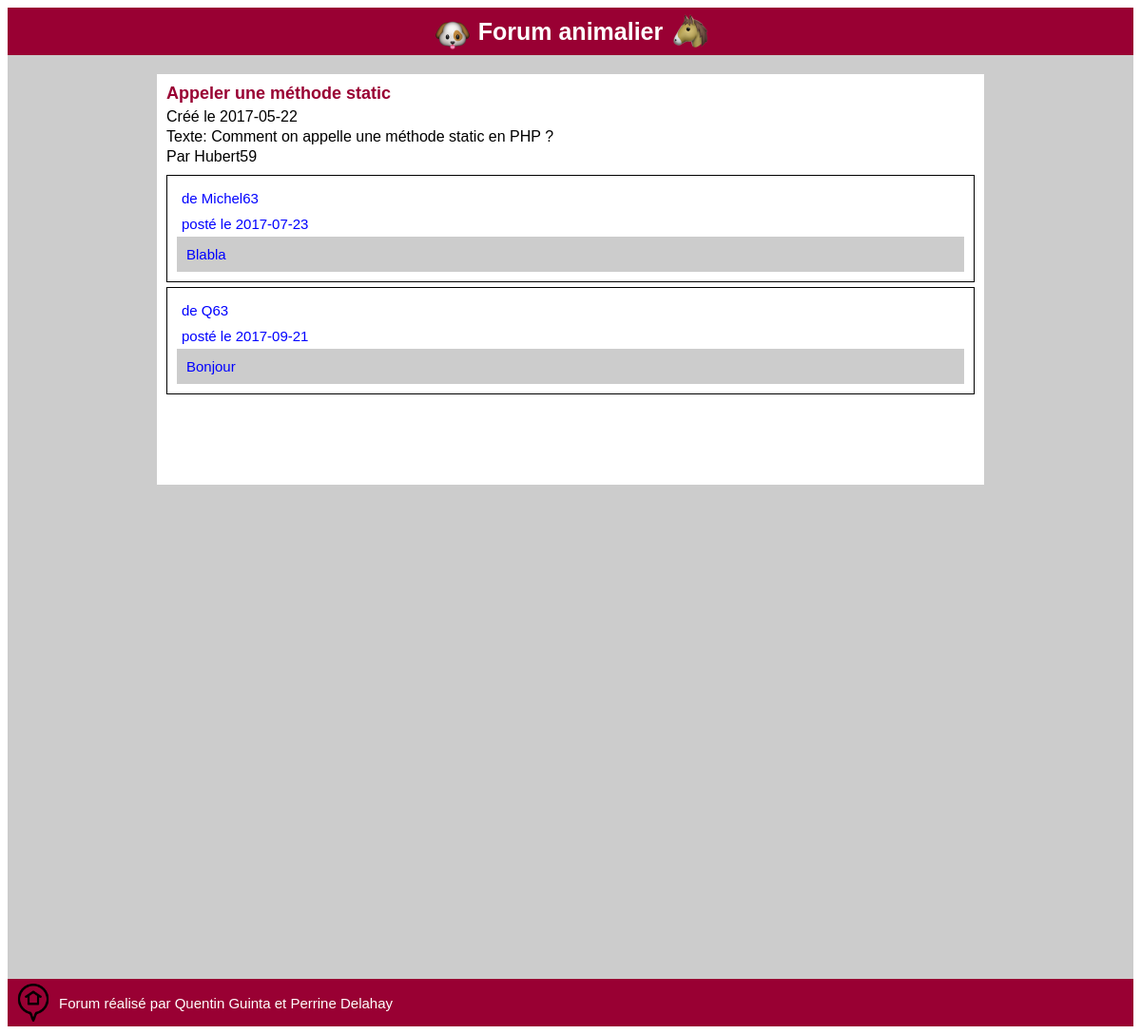
/sujet2.php, run on an earlier commit of the app's database.
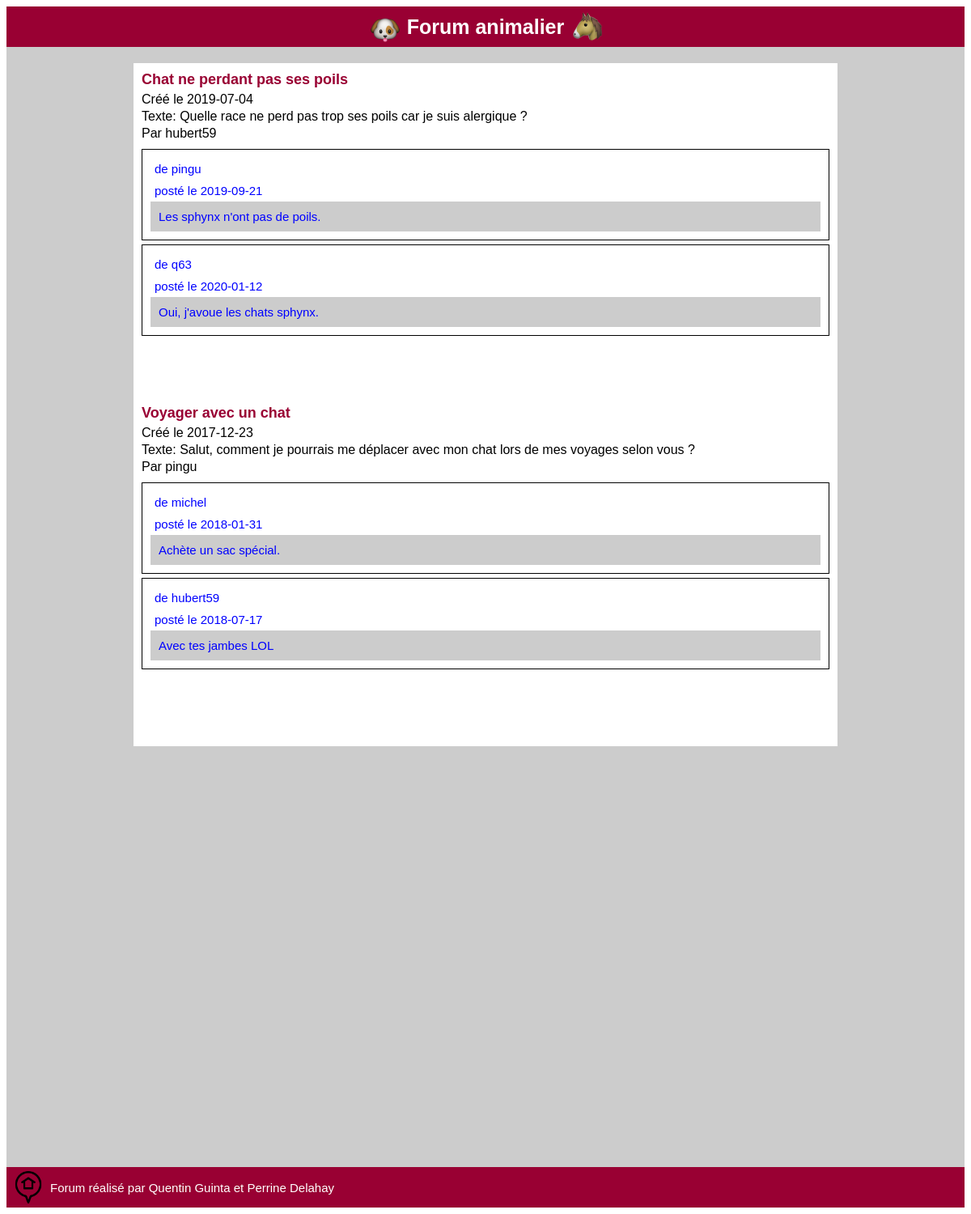
And on a later commit of the database.
### tables this page shows
CREATE TABLE IF NOT EXISTS Discussion(
idDiscussion INT AUTO_INCREMENT,
titreDiscussion VARCHAR(64),
texteDiscussion TEXT,
dateDiscussion DATE,
isClosed TINYINT,
idCategorie INT,
idUser INT,
PRIMARY KEY(idDiscussion));

CREATE TABLE IF NOT EXISTS Utilisateur(
idUser INT AUTO_INCREMENT,  
pseudo VARCHAR(64),  
email VARCHAR(64),
cheminAvatar VARCHAR(64), 
password VARCHAR(64),
isAdmin TINYINT,
isConnected TINYINT,
PRIMARY KEY(idUser));

CREATE TABLE IF NOT EXISTS Message(
idMessage INT AUTO_INCREMENT,
texteMessage TEXT,
dateMessage DATE,
idUser INT,
idDiscussion INT,
PRIMARY KEY(idMessage));

### dataManagers/CategorieManager.php (called while the page is built, shortened)
<?php
    include_once("C:/UwAmp/www/PPE01-Le-Forum/PHP Perrine/dataManagers/DiscussionManager.php");
    class CategorieManager
    {
        public static function getDiscussions($idCategorie)
        {
            $tabDiscussions = array();
            $connex = DatabaseLinker::getConnexion();
            $state = $connex->prepare("SELECT idDiscussion FROM Discussion WHERE idCategorie=? ORDER BY dateDiscussion DESC");
            $state->bindParam(1, $idCategorie);
            $state->execute();
            $resultats = $state->fetchAll();
            foreach($resultats as $result)
            {
                $discussion = DiscussionManager::findDiscussion($result["idDiscussion"]);
                $tabDiscussions[] = $discussion;
            }
            return $tabDiscussions;
        }
    }
?>

### dataManagers/DiscussionManager.php (called while the page is built, shortened)
<?php
    include_once("C:/UwAmp/www/PPE01-Le-Forum/PHP Perrine/data/Discussion.php");
    include_once("MessageManager.php");
    class DiscussionManager
    {
        public static function findDiscussion($idDiscussion)
        {
            $discussion = null;
            $connex = DatabaseLinker::getConnexion();
            $state = $connex->prepare("SELECT * FROM Discussion WHERE idDiscussion=?");
            $state->bindParam(1, $idDiscussion);
            $state->execute();
            $resultats = $state->fetchAll();
            if(sizeof($resultats)>0)
            {
                $result = $resultats[0];
                $discussion = new Discussion();
                $discussion->setIdDiscussion($idDiscussion);
                $discussion->setTitreDiscussion($result["titreDiscussion"]);
                $discussion->setTexteDiscussion($result["texteDiscussion"]);
                $discussion->setDateDiscussion($result["dateDiscussion"]);
                $discussion->setIsClosed($result["isClosed"]);
                $discussion->setIdCategorie($result["idCategorie"]);
                $discussion->setIdUser($result["idUser"]);
            }
            return $discussion;
        }
        public static function getMessages($idDiscussion)
        {
            $tabMessages = array();
            $connex = DatabaseLinker::getConnexion();
            $state = $connex->prepare("SELECT idMessage FROM Message WHERE idDiscussion=? ORDER BY dateMessage");
            $state->bindParam(1, $idDiscussion);
            $state->execute();
            $resultats = $state->fetchAll();
            foreach($resultats as $result)
            {
                $message = MessageManager::findMessage($result["idMessage"]);
                $tabMessages[] = $message;
            }
            return $tabMessages;
        }
    }
?>

### data/Discussion.php (called while the page is built, shortened)
<?php
    class Discussion
    {
        private $titreDiscussion;
        private $texteDiscussion;
        private $dateDiscussion;
        function getTitreDiscussion()
        {
            return $this->titreDiscussion;
        }
        function getTexteDiscussion()
        {
            return $this->texteDiscussion;
        }
        function getDateDiscussion()
        {
            return $this->dateDiscussion;
        }
        function setTitreDiscussion($titreDiscussion)
        {
            $this->titreDiscussion = $titreDiscussion;
        }
        function setTexteDiscussion($texteDiscussion)
        {
            $this->texteDiscussion = $texteDiscussion;
        }
        function setDateDiscussion($dateDiscussion)
        {
            $this->dateDiscussion = $dateDiscussion;
        }
    }
?>

### dataManagers/UtilisateurManager.php (called while the page is built, shortened)
<?php
    include_once("C:/UwAmp/www/PPE01-Le-Forum/PHP Perrine/data/Utilisateur.php");
    class UtilisateurManager
    {
        public static function findUserWithId($idUser)
        {
            $connex = DatabaseLinker::getConnexion();
            $user=null;
            $state=$connex->prepare("SELECT * FROM Utilisateur WHERE idUser=?");
            $state->bindParam(1,$idUser);
            $state->execute();
            $resultatsUsers=$state->fetchAll();
            if(!empty($resultatsUsers))
            {
                $resultUser=$resultatsUsers[0];
                $user = new Utilisateur();
                $user->setIdUser($resultUser["idUser"]);
                $user->setPseudo($resultUser["pseudo"]);
                $user->setEmail($resultUser["email"]);
                $user->setCheminAvatar($resultUser["cheminAvatar"]);
                $user->setPassword($resultUser["password"]);
                $user->setIsAdmin($resultUser["isAdmin"]);
                $user->setIsConnected($resultUser["isConnected"]);
            }
            return $user;
        }
    }
?>

### data/Utilisateur.php (called while the page is built, shortened)
<?php
    class Utilisateur
    {
        private $pseudo;
        function getPseudo()
        {
            return $this->pseudo;
        }
        function setPseudo($pseudo)
        {
            $this->pseudo = $pseudo;
        }
    }

### dataManagers/MessageManager.php (called while the page is built, shortened)
<?php
    include_once("C:/UwAmp/www/PPE01-Le-Forum/PHP Perrine/data/Message.php");
    class MessageManager
    {
        public static function findMessage($idMessage)
        {
            $message = null;
            $connex = DatabaseLinker::getConnexion();
            $state = $connex->prepare("SELECT * FROM Message WHERE idMessage=?");
            $state->bindParam(1, $idMessage);
            $state->execute();
            $resultats = $state->fetchAll();
            if(sizeof($resultats)>0)
            {
                $result = $resultats[0];
                $message = new Message();
                $message->setIdMessage($idMessage);
                $message->setTexteMessage($result["texteMessage"]);
                $message->setDateMessage($result["dateMessage"]);
                $message->setIdUser($result["idUser"]);
                $message->setIdDiscussion($result["idDiscussion"]);
            }
            return $message;
        }
    }
?>

### data/Message.php (called while the page is built, shortened)
<?php
    class Message
    {
        private $texteMessage;
        private $dateMessage;
        function getTexteMessage()
        {
            return $this->texteMessage;
        }
        function setTexteMessage($texteMessage)
        {
            $this->texteMessage = $texteMessage;
        }
        function getDateMessage()
        {
            return $this->dateMessage;
        }
        function setDateMessage($dateMessage)
        {
            $this->dateMessage = $dateMessage;
        }
    }
?>

### sujet2.php (the view, shortened to what the changed rows need)
<?php
    include_once("include/header.php");
    include_once("data/Utilisateur.php");
    include_once("dataManagers/UtilisateurManager.php");
    include_once("dataManagers/DiscussionManager.php");
    include_once("dataManagers/MessageManager.php");
    include_once("dataManagers/CategorieManager.php");
?>
 <?php
    $tabDiscussions = CategorieManager::getDiscussions(2);
    foreach($tabDiscussions as $discussion)
    {
?>
        <div class="discussion-container">
<?php
        $user= UtilisateurManager::findUserWithId($discussion->getIdUser());
        $tabMessages = DiscussionManager::getMessages($discussion->getIdDiscussion());
?>
        <div class="discussion-titre"><?php echo $discussion->getTitreDiscussion(); ?></div>
        <div class="discussion-date"><?php echo "Créé le ".$discussion->getDateDiscussion(); ?></div>
        <div class="discussion-texte"><?php echo "Texte: ".$discussion->getTexteDiscussion(); ?></div>
        <div class="discussion-user"><?php echo "Par ".$user->getPseudo(); ?></div>
<?php
        foreach($tabMessages as $message)
        {
            $user= UtilisateurManager::findUserWithId($message->getIdUser())
?>
            <div class="message-container">
                <div class="message-user"><?php echo "de ".$user->getPseudo(); ?></div>
                <div class="message-date"><?php echo "posté le ".$message->getDateMessage(); ?></div>
                <div class="message-texte"><?php echo $message->getTexteMessage(); ?></div>
            </div>
<?php
        }
?>
        </div>
<?php
    }
    include("include/footer.php")
?>

What changed in the data, as far as the page shows it:
removed discussion: titreDiscussion "Appeler une méthode static", dateDiscussion "2017-05-22", texteDiscussion "Comment on appelle une méthode static en PHP ?", idUser.pseudo "Hubert59"
removed message: idUser.pseudo "Michel63", dateMessage "2017-07-23", texteMessage "Blabla", shown under discussion "Appeler une méthode static"
removed message: idUser.pseudo "Q63", dateMessage "2017-09-21", texteMessage "Bonjour", shown under discussion "Appeler une méthode static"
now on this page (row edited): discussion: titreDiscussion "Chat ne perdant pas ses poils", dateDiscussion "2019-07-04", texteDiscussion "Quelle race ne perd pas trop ses poils car je suis alergique ?", idUser.pseudo "hubert59"
now on this page (row edited): message: idUser.pseudo "pingu", dateMessage "2019-09-21", texteMessage "Les sphynx n'ont pas de poils.", shown under "Chat ne perdant pas ses poils"
now on this page (row edited): message: idUser.pseudo "q63", dateMessage "2020-01-12", texteMessage "Oui, j'avoue les chats sphynx.", shown under "Chat ne perdant pas ses poils"
added discussion: titreDiscussion "Voyager avec un chat", dateDiscussion "2017-12-23", texteDiscussion "Salut, comment je pourrais me déplacer avec mon chat lors de mes voyages selon vous ?", idUser.pseudo "pingu"
added message: idUser.pseudo "michel", dateMessage "2018-01-31", texteMessage "Achète un sac spécial.", shown under discussion "Voyager avec un chat"
added message: idUser.pseudo "hubert59", dateMessage "2018-07-17", texteMessage "Avec tes jambes LOL", shown under discussion "Voyager avec un chat"
